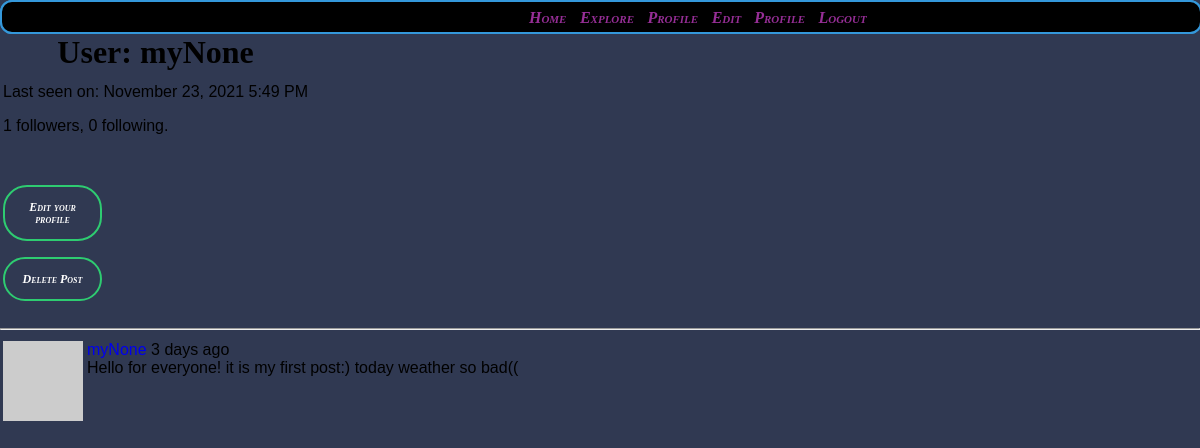
The page /user/myNone (signed in) on the database as committed earlier.
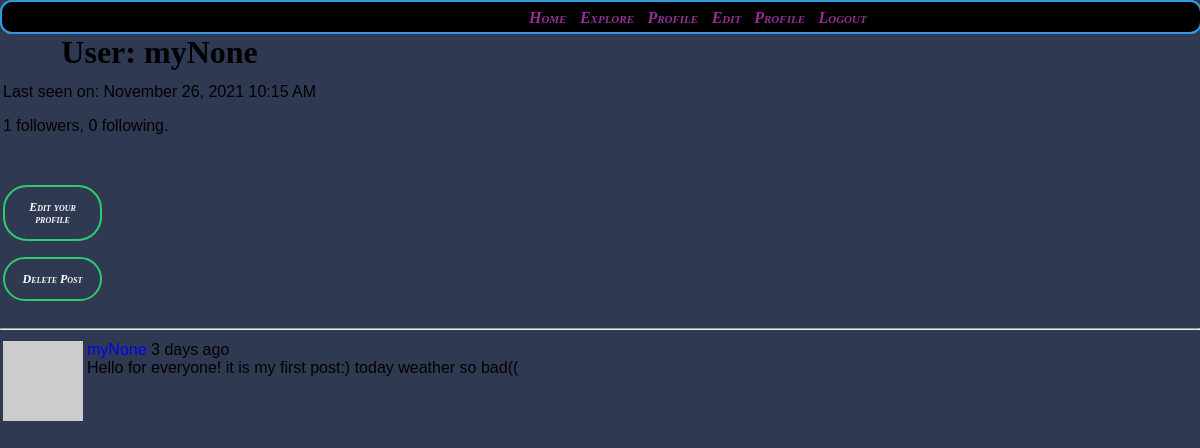
The same page on the database as committed later.
### app/models.py (models this page shows, shortened)
class User(UserMixin, db.Model):
    id = db.Column(db.Integer, primary_key=True)
    username = db.Column(db.String(64), index=True, unique=True)
    email = db.Column(db.String(120), index=True, unique=True)
    password_hash = db.Column(db.String(128))
    posts = db.relationship('Post', backref='author', lazy='dynamic')
    about_me = db.Column(db.String(150))
    last_seen = db.Column(db.DateTime, default=datetime.utcnow)
    def avatar(self, size):
        digest = md5(self.email.lower().encode('utf-8')).hexdigest()
        return 'https://www.gravatar.com/avatar/{}?d=identicon&s={}'.format(
            digest, size)
    followed = db.relationship(
        'User', secondary=followers,
        primaryjoin=(followers.c.follower_id == id),
        secondaryjoin=(followers.c.followed_id == id),
        backref=db.backref('followers', lazy='dynamic'), lazy='dynamic')

class Post(db.Model):
    id = db.Column(db.Integer, primary_key=True)
    body = db.Column(db.String(140))
    timestamp = db.Column(db.DateTime, index=True, default=datetime.utcnow)
    user_id = db.Column(db.Integer, db.ForeignKey('user.id'))

### app/routes.py (the view)
@app.route('/user/<username>')
@login_required
def user(username):
    print('')
    print('')
    print( url_for('user', username=username))
    user = User.query.filter_by(username=username).first_or_404()
    page = request.args.get('page', 1, type=int)
    posts = user.posts.order_by(Post.timestamp.desc()).paginate(
        page, app.config['POSTS_PER_PAGE'], False)
    next_url = url_for('user', username=user.username, page=posts.next_num) if posts.has_next else None
    prev_url = url_for('user', username=user.username, page=posts.prev_num) if posts.has_prev else None
    form = EmptyForm()
    return render_template('user.html', user = user, posts = posts.items, next_url = next_url, prev_url = prev_url, form = form, title='Profile')

### app/models.py (called while the page is built)
@login.user_loader
def load_user(id):
    return User.query.get(int(id))

### app/routes.py (called while the page is built)
@app.before_request
def before_request():
    if current_user.is_authenticated:
        current_user.last_seen = datetime.utcnow()
        db.session.commit()

### app/templates/user.html (shortened to what this page needs)
{% extends "index.html" %}
{% block head %}<link rel="stylesheet" href="/static/css/user.css" type="text/css">{% endblock %}
{% block content %}
    <table>
            <tr valign="top">
                    <td>
            <h1>User: {{ user.username }}</h1>
            {% if user.last_seen %}
            <p>Last seen on: {{ moment(user.last_seen).format('LLL') }}</p>
            {% endif %}
            <p>{{ user.followers.count() }} followers, {{ user.followed.count() }} following.</p>
            {% if user == current_user %}
                <br>
                <p><a id ="edit_profile" href="{{ url_for('edit_profile') }}">Edit your profile</a></p>
                <p><a  id ="delete_post" href="{{ url_for('delete_post')}}">Delete Post</a></p>
                {% endif %}
            </td>
        </tr>
    </table>
    <hr>
{% for post in posts %}
    {% include '_post.html' %}
{% endfor %}
{% endblock %}

### app/templates/index.html (shortened to what this page needs)
<!DOCTYPE html>
<html lang="en">
<head>
    <link rel="stylesheet" href="/static/css/general.css" type="text/css">
    <link rel="stylesheet" href="/static/css/body.css" type="text/css">
    <link rel="stylesheet" href="/static/css/index.css" type="text/css">
{% block head %}{% endblock %}
</head>
<body>
<div class="content", id="footer">
    <a href="{{ url_for('index') }}">Home</a>
    <a href="{{ url_for('explore') }}">Explore</a>
    {% if current_user.is_anonymous %}
    <a href="{{ url_for('login') }}">Login</a>
    {% else %}
    <a href="{{ url_for('user', username=current_user.username) }}">Profile</a>
    <a href="{{ url_for('edit_profile')}}">Edit Profile</a>
    <a href="{{ url_for('logout') }}">Logout</a>
    {% endif %}
</div>
{% block content %}{% endblock %}
</body>
</html>

### app/templates/_post.html
{% extends "user.html" %}
{% block head %}<link rel="stylesheet" href="/static/css/user.css" type="text/css">{% endblock %}
{% block content %}
<table>
    <tr valign="top">
        <td><img src="{{ post.author.avatar(36) }}"></td>
        <td>
            <a href="{{ url_for('user', username=post.author.username) }}">
                {{ post.author.username }}
            </a>
            {{ moment(post.timestamp).fromNow() }}
            <br>{{ post.body }}
        </td>
    </tr>
</table>
{% endblock %}

### app/static/css/general.css (style rules this page uses)
.content { background: black; border:0; border-radius: 12px; width:99.8%; height:30px; border: 2px solid #3498db; position: fixed; top: 0; word-spacing: 9px; transition: 0.7s; }
.content a { color: rgb(150, 46, 150); border: 0; position: relative; left: 44%; font: italic small-caps bold 16px/2 cursive; text-decoration: none; }
a { text-decoration: none; }

### app/static/css/body.css (style rules this page uses)
body { background-color: #303952; margin: 0; padding: 0; font-family: sans-serif; height: 100%; }
h1 { text-align: center; color: black; font-family: veranda; position: relative; top: 10px; }

### app/static/css/user.css (style rules this page uses)
#edit_profile { border: 0; background: none; width: 75px; display: block; text-align: center; border: 2px solid #2ecc71; padding: 14px 10px; outline: none; color: white; border-radius: 24px; transition: 0.7s; cursor: pointer; font: italic small-caps bold 12px/1 cursive; }
#delete_post { border: 0; background: none; width: 75px; display: block; text-align: center; border: 2px solid #2ecc71; padding: 14px 10px; outline: none; color: white; border-radius: 24px; transition: 0.7s; cursor: pointer; font: italic small-caps bold 12px/1 cursive; }

Rows that differ between the two databases and show on the page:
changed User "myNone": last_seen "November 23, 2021 5:49 PM" → "November 26, 2021 10:15 AM"
